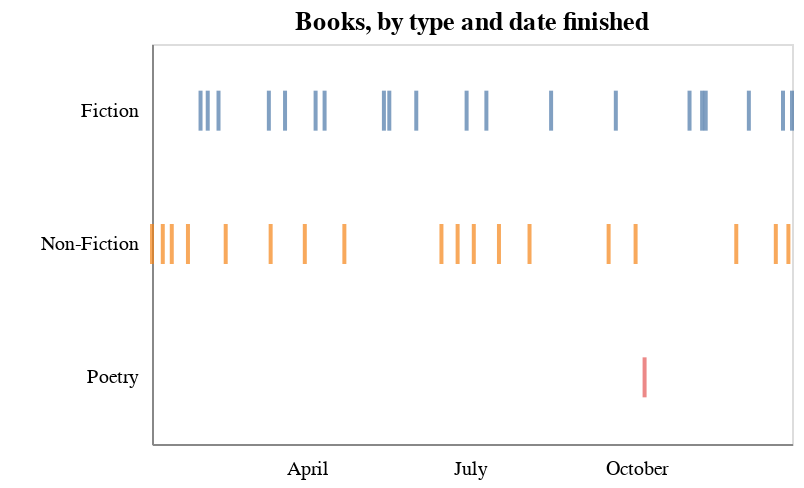

Here is the notebook cell this chart was saved with:
### Code cell
# MOBILE
alt.Chart(books).mark_tick(thickness=2,size=20).encode(
    x=alt.X('date',axis=alt.Axis(format='%B', tickColor='#ffffff', tickCount=4), title=''),
    y=alt.Y('type',axis=alt.Axis(tickCount=0, tickColor='#ffffff'), title=' '),
    color=alt.Color('type', legend=None)
).configure_axis(
    grid=False).properties(height=200, width=320, title='Books, by type and date finished')

### Figure 1 — Vega-Lite specification as saved in the notebook (floating-point values rounded to 4 significant figures)
{"usermeta": {"embedOptions": {"theme": "vox"}}, "config": {"view": {"continuousWidth": 400, "continuousHeight": 300}, "axis": {"grid": false}}, "data": {"name": "data-8e391cabd5bc49dcb5a9fe358321c344"}, "mark": {"type": "tick", "size": 20, "thickness": 2}, "encoding": {"color": {"type": "nominal", "field": "type", "legend": null}, "x": {"type": "temporal", "axis": {"format": "%B", "tickColor": "#ffffff", "tickCount": 4}, "field": "date", "title": ""}, "y": {"type": "nominal", "axis": {"tickColor": "#ffffff", "tickCount": 0}, "field": "type", "title": " "}}, "height": 200, "title": "Books, by type and date finished", "width": 320, "$schema": "https://vega.github.io/schema/vega-lite/v4.8.1.json", "datasets": {"data-8e391cabd5bc49dcb5a9fe358321c344": [{"order": 1, "title": "How to Do Nothing", "author": "Jenny Odell", "pages": 240.0, "url": "https://www.goodreads.com/author/show/18614151.Jenny_Odell", "gender": "F", "type": "Non-Fiction", "subgenre": "Self Help", "avg_goodreads_rating": 3.97, "started": "2019-12-25T00:00:00", "date": "2020-01-06T00:00:00", "faves": null, "year": "2020", "days_to_read": 12, "gender_description": "Female"}, {"order": 2, "title": "Becoming Wise", "author": "Krista Tippett", "pages": 288.0, "url": "https://www.goodreads.com/book/show/25894085-becoming-wise", "gender": "F", "type": "Non-Fiction", "subgenre": "Spirituality", "avg_goodreads_rating": 4.15, "started": "2020-01-01T00:00:00", "date": "2020-01-12T00:00:00", "faves": "Y", "year": "2020", "days_to_read": 11, "gender_description": "Female"}, {"order": 3, "title": "Rework ", "author": "Jason Fried, David Hansson", "pages": 279.0, "url": "https://www.goodreads.com/book/show/6732019-rework?from_search=true&qid=TeHru4l6OG&rank=1", "gender": "M", "type": "Non-Fiction", "subgenre": "Business", "avg_goodreads_rating": 3.94, "started": "2020-01-12T00:00:00", "date": "2020-01-17T00:00:00", "faves": null, "year": "2020", "days_to_read": 5, "gender_description": "Male"}, {"order": 4, "title": "Minor Feelings", "author": "Cathy Park Hong", "pages": 224.0, "url": "https://www.goodreads.com/book/show/47544177-minor-feelings?from_search=true&qid=YwgnVM0MaX&rank=1", "gender": "F", "type": "Non-Fiction", "subgenre": "Essays", "avg_goodreads_rating": 4.53, "started": "2020-01-14T00:00:00", "date": "2020-01-26T00:00:00", "faves": null, "year": "2020", "days_to_read": 12, "gender_description": "Female"}, {"order": 5, "title": "The Idiot", "author": "Elif Batuman", "pages": 423.0, "url": "https://www.goodreads.com/book/show/30962053-the-idiot", "gender": "F", "type": "Fiction", "subgenre": "historical", "avg_goodreads_rating": 3.63, "started": "2020-01-25T00:00:00", "date": "2020-02-02T00:00:00", "faves": null, "year": "2020", "days_to_read": 8, "gender_description": "Female"}, {"order": 6, "title": "If I Had Your Face", "author": "Frances Cha", "pages": 288.0, "url": "https://www.goodreads.com/book/show/47548925-if-i-had-your-face?from_search=true&qid=c3Iw9aiNTi&rank=1", "gender": "F", "type": "Fiction", "subgenre": "Contemporary", "avg_goodreads_rating": 3.97, "started": "2020-02-02T00:00:00", "date": "2020-02-06T00:00:00", "faves": null, "year": "2020", "days_to_read": 4, "gender_description": "Female"}, {"order": 7, "title": "Topics of Conversation", "author": "Miranda Popkey", "pages": 224.0, "url": "https://www.goodreads.com/book/show/45754997-topics-of-conversation?from_search=true&qid=F1d5R6meaf&rank=1", "gender": "F", "type": "Fiction", "subgenre": "Contemporary", "avg_goodreads_rating": 2.83, "started": "2020-02-06T00:00:00", "date": "2020-02-12T00:00:00", "faves": null, "year": "2020", "days_to_read": 6, "gender_description": "Female"}, {"order": 8, "title": "Bluets", "author": "Maggie Nelson", "pages": 98.0, "url": "https://www.goodreads.com/book/show/6798263-bluets", "gender": "F", "type": "Non-Fiction", "subgenre": "Poetry", "avg_goodreads_rating": 4.26, "started": "2020-02-12T00:00:00", "date": "2020-02-16T00:00:00", "faves": null, "year": "2020", "days_to_read": 4, "gender_description": "Female"}, {"order": 9, "title": "I Believe in a Thing Called Love", "author": "Maurene Goo", "pages": 336.0, "url": "https://www.goodreads.com/book/show/31145133-i-believe-in-a-thing-called-love", "gender": "F", "type": "Fiction", "subgenre": "Young Adult", "avg_goodreads_rating": 3.66, "started": "2020-02-23T00:00:00", "date": "2020-03-11T00:00:00", "faves": null, "year": "2020", "days_to_read": 17, "gender_description": "Female"}, {"order": 10, "title": "Untamed", "author": "Glennon Doyle", "pages": 352.0, "url": "https://www.goodreads.com/book/show/52129515-untamed", "gender": "F", "type": "Non-Fiction", "subgenre": "Memoir", "avg_goodreads_rating": 4.46, "started": "2020-03-07T00:00:00", "date": "2020-03-12T00:00:00", "faves": null, "year": "2020", "days_to_read": 5, "gender_description": "Female"}, {"order": 11, "title": "Red, White and Royal Blue", "author": "Casey McQuiston", "pages": 421.0, "url": "https://www.goodreads.com/book/show/41150487-red-white-royal-blue", "gender": "F", "type": "Fiction", "subgenre": "Romance", "avg_goodreads_rating": 4.31, "started": "2020-03-12T00:00:00", "date": "2020-03-20T00:00:00", "faves": null, "year": "2020", "days_to_read": 8, "gender_description": "Female"}, {"order": 12, "title": "Bird by Bird: Some Instructions on Writing and Life", "author": "Anne Lamott", "pages": 237.0, "url": "https://www.goodreads.com/book/show/12543.Bird_by_Bird", "gender": "F", "type": "Non-Fiction", "subgenre": "Writing", "avg_goodreads_rating": 4.23, "started": "2020-03-21T00:00:00", "date": "2020-03-31T00:00:00", "faves": "Y", "year": "2020", "days_to_read": 10, "gender_description": "Female"}, {"order": 13, "title": "Cleanness", "author": "Garth Greenwell", "pages": 240.0, "url": "https://www.goodreads.com/book/show/45892271-cleanness?ac=1&from_search=true&qid=ornMVFsX93&rank=2", "gender": "M", "type": "Fiction", "subgenre": "Contemporary", "avg_goodreads_rating": 4.05, "started": "2020-03-31T00:00:00", "date": "2020-04-06T00:00:00", "faves": null, "year": "2020", "days_to_read": 6, "gender_description": "Male"}, {"order": 14, "title": "The Bridges of Madison County", "author": "Robert James Waller", "pages": 221.0, "url": "https://www.goodreads.com/book/show/83674.The_Bridges_of_Madison_County", "gender": "M", "type": "Fiction", "subgenre": "Contemporary", "avg_goodreads_rating": 3.61, "started": "2020-04-08T00:00:00", "date": "2020-04-11T00:00:00", "faves": null, "year": "2020", "days_to_read": 3, "gender_description": "Male"}, {"order": 15, "title": "Super Attractor", "author": "Gabrielle Bernstein", "pages": 248.0, "url": "https://www.goodreads.com/book/show/43496426-super-attractor?from_search=true&from_srp=true&qid=sRtfi9Txub&rank=1", "gender": "F", "type": "Non-Fiction", "subgenre": "Self Help", "avg_goodreads_rating": 4.18, "started": "2020-04-11T00:00:00", "date": "2020-04-22T00:00:00", "faves": null, "year": "2020", "days_to_read": 11, "gender_description": "Female"}, {"order": 16, "title": "Felix Ever After", "author": "Kacen Callender", "pages": 354.0, "url": "https://www.goodreads.com/book/show/51931067-felix-ever-after?from_search=true&from_srp=true&qid=ssQYTzSgHg&rank=1", "gender": "M", "type": "Fiction", "subgenre": "Young Adult", "avg_goodreads_rating": 4.46, "started": "2020-05-12T00:00:00", "date": "2020-05-14T00:00:00", "faves": null, "year": "2020", "days_to_read": 2, "gender_description": "Male"}, {"order": 17, "title": "Days of Distraction", "author": "Alexandra Chang", "pages": 312.0, "url": "https://www.goodreads.com/book/show/52973514-days-of-distraction?from_search=true&from_srp=true&qid=zLGt916iHW&rank=1", "gender": "F", "type": "Fiction", "subgenre": "Contemporary", "avg_goodreads_rating": 3.66, "started": "2020-04-12T00:00:00", "date": "2020-05-17T00:00:00", "faves": null, "year": "2020", "days_to_read": 35, "gender_description": "Female"}, {"order": 18, "title": "wow, no thank you.", "author": "Samantha Irby", "pages": 288.0, "url": "https://www.goodreads.com/book/show/52844646-wow-no-thank-you", "gender": "F", "type": "Non-Fiction", "subgenre": "Essays", "avg_goodreads_rating": 4.13, "started": "2020-04-05T00:00:00", "date": "2020-06-15T00:00:00", "faves": "Y", "year": "2020", "days_to_read": 71, "gender_description": "Female"}, {"order": 19, "title": "How Much of These Hills Is Gold", "author": "C. Pam Zhang", "pages": 288.0, "url": "https://www.goodreads.com/book/show/45895362-how-much-of-these-hills-is-gold?from_search=true&from_srp=true&qid=rMvIru31RB&rank=1", "gender": "F", "type": "Fiction", "subgenre": "historical", "avg_goodreads_rating": 3.86, "started": "2020-05-22T00:00:00", "date": "2020-06-01T00:00:00", "faves": null, "year": "2020", "days_to_read": 10, "gender_description": "Female"}, {"order": 20, "title": "Between the World and Me", "author": "Tanehisi Coates", "pages": 152.0, "url": "https://www.goodreads.com/book/show/25489625-between-the-world-and-me?from_search=true&from_srp=true&qid=xvQajzPDjC&rank=1", "gender": "M", "type": "Non-Fiction", "subgenre": "Current Events", "avg_goodreads_rating": 4.52, "started": "2020-06-15T00:00:00", "date": "2020-06-24T00:00:00", "faves": "Y", "year": "2020", "days_to_read": 9, "gender_description": "Male"}, {"order": 21, "title": "Where the Crawdads Sing", "author": "Delia Owens", "pages": 384.0, "url": "https://www.goodreads.com/book/show/36809135-where-the-crawdads-sing?ac=1&from_search=true&qid=TifR2MzIpW&rank=1", "gender": "F", "type": "Fiction", "subgenre": "Contemporary", "avg_goodreads_rating": 4.47, "started": "2020-06-22T00:00:00", "date": "2020-06-29T00:00:00", "faves": null, "year": "2020", "days_to_read": 7, "gender_description": "Female"}, {"order": 22, "title": "Boys and Sex", "author": "Peggy Ornstein", "pages": 304.0, "url": "https://www.goodreads.com/book/show/43452877-boys-sex?from_search=true&from_srp=true&qid=TwPIaowNSU&rank=1", "gender": "F", "type": "Non-Fiction", "subgenre": "Current Events", "avg_goodreads_rating": 4.24, "started": "2020-04-12T00:00:00", "date": "2020-07-03T00:00:00", "faves": null, "year": "2020", "days_to_read": 82, "gender_description": "Female"}, {"order": 23, "title": "Someone Who Will Love You In All Your Damaged Glory", "author": "Rafael Bob Waksberg", "pages": 256.0, "url": "https://www.goodreads.com/book/show/41949311-someone-who-will-love-you-in-all-your-damaged-glory?ac=1&from_search=true&qid=Kr9sKqWCXh&rank=1", "gender": "M", "type": "Fiction", "subgenre": "Short Stories", "avg_goodreads_rating": 4.16, "started": "2020-07-08T00:00:00", "date": "2020-07-10T00:00:00", "faves": "Y", "year": "2020", "days_to_read": 2, "gender_description": "Male"}, {"order": 24, "title": "The Masters Tools Will Never DIsmantle The Master's House", "author": "Audre Lorde", "pages": 64.0, "url": "https://www.goodreads.com/en/book/show/38598541-the-master-s-tools-will-never-dismantle-the-master-s-house", "gender": "F", "type": "Non-Fiction", "subgenre": "Essays", "avg_goodreads_rating": 4.46, "started": "2020-07-15T00:00:00", "date": "2020-07-17T00:00:00", "faves": "Y", "year": "2020", "days_to_read": 2, "gender_description": "Female"}, {"order": 25, "title": "Attached", "author": "Amir Levine, Rachel SF Heller", "pages": 304.0, "url": "https://www.goodreads.com/book/show/9547888-attached?from_search=true&from_srp=true&qid=kdP4IdRQnC&rank=1", "gender": "F", "type": "Non-Fiction", "subgenre": "Psychology", "avg_goodreads_rating": 4.14, "started": "2020-07-31T00:00:00", "date": "2020-08-03T00:00:00", "faves": null, "year": "2020", "days_to_read": 3, "gender_description": "Female"}, {"order": 26, "title": "Listen to the Marriage", "author": "John Jay Osborn", "pages": 256.0, "url": "https://www.goodreads.com/book/show/37941728-listen-to-the-marriage?ac=1&from_search=true&qid=iy2rwd6WTj&rank=1", "gender": "M", "type": "Fiction", "subgenre": "Contemporary", "avg_goodreads_rating": 3.51, "started": "2020-08-06T00:00:00", "date": "2020-08-15T00:00:00", "faves": null, "year": "2020", "days_to_read": 9, "gender_description": "Male"}, {"order": 27, "title": "Jung: A Very Short Introduction", "author": "Andrew Stevens", "pages": 192.0, "url": "https://www.goodreads.com/book/show/297554.Jung?from_search=true&from_srp=true&qid=Jim8gejEr2&rank=1", "gender": "M", "type": "Non-Fiction", "subgenre": "History", "avg_goodreads_rating": 4.07, "started": "2020-09-07T00:00:00", "date": "2020-09-16T00:00:00", "faves": null, "year": "2020", "days_to_read": 9, "gender_description": "Male"}, {"order": 28, "title": "The First Bad Man", "author": "Miranda July", "pages": 288.0, "url": "https://www.goodreads.com/book/show/21412400-the-first-bad-man?from_search=true&from_srp=true&qid=8h7sxqtWHM&rank=1", "gender": "F", "type": "Fiction", "subgenre": "Contemporary", "avg_goodreads_rating": 3.62, "started": "2020-09-16T00:00:00", "date": "2020-09-20T00:00:00", "faves": "Y", "year": "2020", "days_to_read": 4, "gender_description": "Female"}, {"order": 29, "title": "The Drama of the Gifted Child", "author": "Alice Miller", "pages": 144.0, "url": "https://www.goodreads.com/book/show/24204222-the-drama-of-the-gifted-child?utm_content=review_cta_book_image&utm_medium=email&utm_source=bookend&ref_=pe_7171740_474197500", "gender": "F", "type": "Non-Fiction", "subgenre": "Psychology", "avg_goodreads_rating": 4.1, "started": "2020-09-27T00:00:00", "date": "2020-10-01T00:00:00", "faves": null, "year": "2020", "days_to_read": 4, "gender_description": "Female"}, {"order": 30, "title": "Don't Call us Dead: Poems", "author": "Danez Smith", "pages": 101.0, "url": "https://www.goodreads.com/book/show/35422441-don-t-call-us-dead?from_search=true&from_srp=true&qid=8qdAhd4Vlp&rank=1", "gender": "M", "type": "Poetry", "subgenre": "LGBT", "avg_goodreads_rating": 4.52, "started": "2020-10-01T00:00:00", "date": "2020-10-06T00:00:00", "faves": "Y", "year": "2020", "days_to_read": 5, "gender_description": "Male"}, {"order": 31, "title": "Tender is the Night", "author": "F. Scott Fitzgerald", "pages": 315.0, "url": "https://www.goodreads.com/book/show/46164.Tender_Is_the_Night?from_search=true&from_srp=true&qid=B8eLWQQKSX&rank=1", "gender": "M", "type": "Fiction", "subgenre": "Classic", "avg_goodreads_rating": 3.81, "started": "2020-10-10T00:00:00", "date": "2020-11-07T00:00:00", "faves": "Y", "year": "2020", "days_to_read": 28, "gender_description": "Male"}, {"order": 32, "title": "Heather, The Totality", "author": "Matthew Weiner", "pages": 144.0, "url": "https://www.goodreads.com/book/show/31933063-heather-the-totality?ac=1&from_search=true&qid=MvG8rzSUME&rank=1", "gender": "M", "type": "Fiction", "subgenre": "Contemporary", "avg_goodreads_rating": 2.93, "started": "2020-11-07T00:00:00", "date": "2020-11-09T00:00:00", "faves": null, "year": "2020", "days_to_read": 2, "gender_description": "Male"}, {"order": 33, "title": "What We Talk About When We Talk About Love", "author": "Raymond Carver", "pages": 159.0, "url": "https://www.goodreads.com/book/show/11438.What_We_Talk_About_When_We_Talk_About_Love?from_search=true&from_srp=true&qid=5G4xkS3EQg&rank=1", "gender": "M", "type": "Fiction", "subgenre": "Short Stories", "avg_goodreads_rating": 4.15, "started": "2020-10-06T00:00:00", "date": "2020-10-31T00:00:00", "faves": null, "year": "2020", "days_to_read": 25, "gender_description": "Male"}, {"order": 34, "title": "Never Split the Difference", "author": "Chris Voss", "pages": 274.0, "url": "https://www.goodreads.com/book/show/26156469-never-split-the-difference?from_search=true&from_srp=true&qid=umiLanQLHO&rank=1", "gender": "M", "type": "Non-Fiction", "subgenre": "Business", "avg_goodreads_rating": 4.4, "started": "2020-11-11T00:00:00", "date": "2020-11-26T00:00:00", "faves": null, "year": "2020", "days_to_read": 15, "gender_description": "Male"}, {"order": 35, "title": "Rapture", "author": "Susan Minot", "pages": null, "url": "https://www.goodreads.com/book/show/40056.Rapture", "gender": "F", "type": "Fiction", "subgenre": "Romance", "avg_goodreads_rating": 2.96, "started": "2020-12-02T00:00:00", "date": "2020-12-03T00:00:00", "faves": null, "year": "2020", "days_to_read": 1, "gender_description": "Female"}, {"order": 36, "title": "The Middle Passage", "author": "James Hollis", "pages": 127.0, "url": "https://www.goodreads.com/book/show/47849.The_Middle_Passage?from_search=true&from_srp=true&qid=ot6aI40sSB&rank=1", "gender": "M", "type": "Non-Fiction", "subgenre": "Psychology", "avg_goodreads_rating": 4.44, "started": "2020-12-15T00:00:00", "date": "2020-12-18T00:00:00", "faves": "Y", "year": "2020", "days_to_read": 3, "gender_description": "Male"}, {"order": 37, "title": "Intimacy", "author": "Hanif Kureishi", "pages": 155.0, "url": "https://www.goodreads.com/book/show/153418.Intimacy", "gender": "M", "type": "Fiction", "subgenre": "Contemporary", "avg_goodreads_rating": 3.6, "started": "2020-12-21T00:00:00", "date": "2020-12-22T00:00:00", "faves": null, "year": "2020", "days_to_read": 1, "gender_description": "Male"}, {"order": 38, "title": "No One Asked for This: Essays", "author": "Cazzie David", "pages": 352.0, "url": "https://www.goodreads.com/book/show/48930274-no-one-asked-for-this?from_search=true&from_srp=true&qid=oVY5dHZfxR&rank=1", "gender": "F", "type": "Non-Fiction", "subgenre": "Essays", "avg_goodreads_rating": 3.53, "started": "2020-11-27T00:00:00", "date": "2020-12-25T00:00:00", "faves": null, "year": "2020", "days_to_read": 28, "gender_description": "Female"}, {"order": 39, "title": "Self-Help", "author": "Lorrie Moore", "pages": 163.0, "url": "https://www.goodreads.com/book/show/90872.Self_Help", "gender": "F", "type": "Fiction", "subgenre": "Short Stories", "avg_goodreads_rating": 4.19, "started": "2020-12-26T00:00:00", "date": "2020-12-27T00:00:00", "faves": "Y", "year": "2020", "days_to_read": 1, "gender_description": "Female"}]}}
